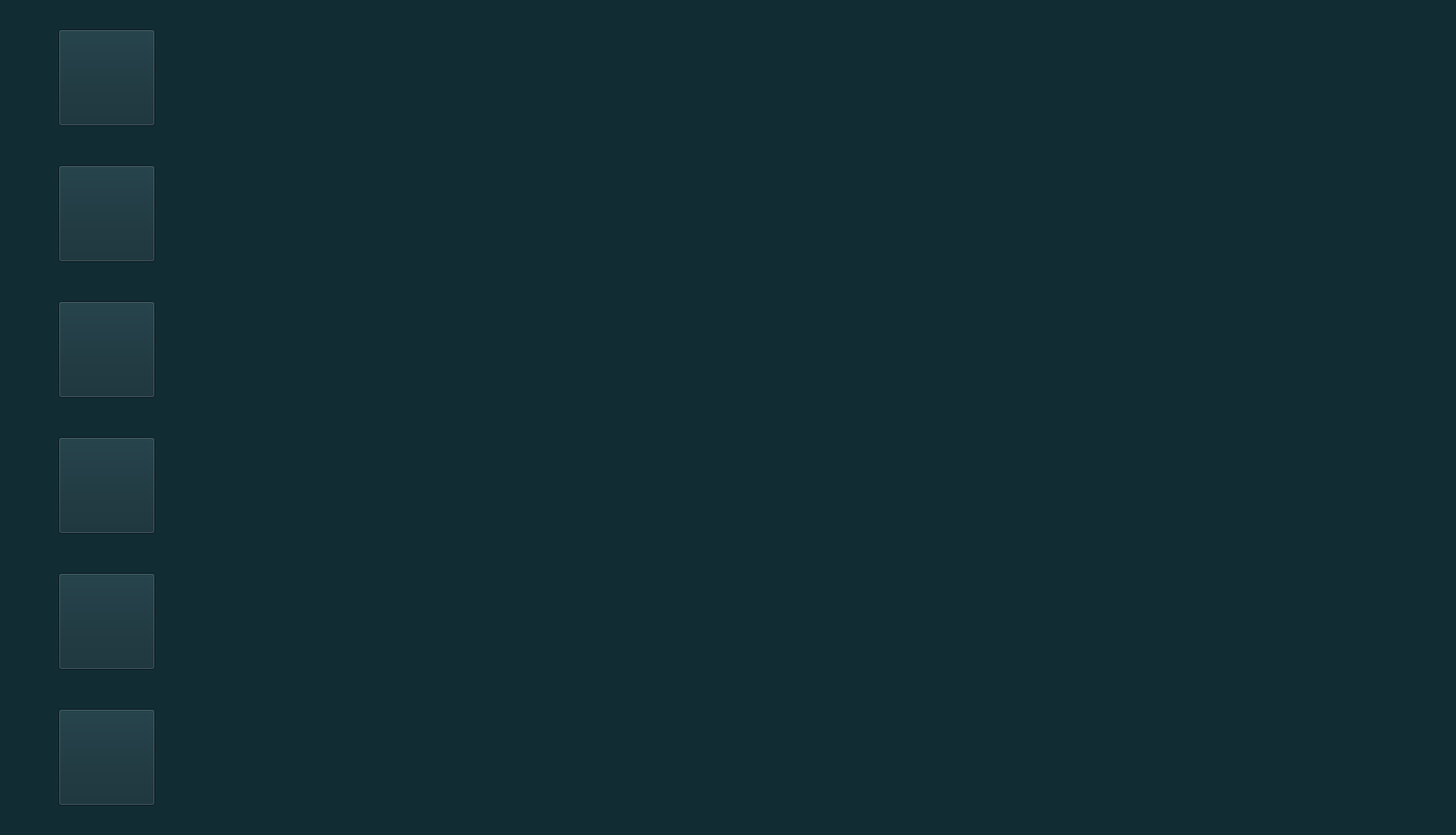
<?xml version="1.0" encoding="UTF-8"?>
<ui version="4.0">
 <class>MainWindow</class>
 <widget class="QMainWindow" name="MainWindow">
  <property name="geometry">
   <rect>
    <x>0</x>
    <y>0</y>
    <width>1500</width>
    <height>860</height>
   </rect>
  </property>
  <property name="windowTitle">
   <string>MainWindow</string>
  </property>
  <property name="styleSheet">
   <string notr="true">background-color: rgb(18, 44, 52);</string>
  </property>
  <widget class="QWidget" name="centralWidget">
   <widget class="QPushButton" name="vehicle1">
    <property name="geometry">
     <rect>
      <x>60</x>
      <y>30</y>
      <width>100</width>
      <height>100</height>
     </rect>
    </property>
    <property name="styleSheet">
     <string notr="true">border-image: url(:/images/acura.png) 0 0 0 0 stretch stretch;</string>
    </property>
    <property name="text">
     <string/>
    </property>
   </widget>
   <widget class="QPushButton" name="vehicle2">
    <property name="geometry">
     <rect>
      <x>60</x>
      <y>170</y>
      <width>100</width>
      <height>100</height>
     </rect>
    </property>
    <property name="styleSheet">
     <string notr="true">border-image: url(:/images/jose.png) 0 0 0 0 stretch;</string>
    </property>
    <property name="text">
     <string/>
    </property>
   </widget>
   <widget class="QPushButton" name="vehicle3">
    <property name="geometry">
     <rect>
      <x>60</x>
      <y>310</y>
      <width>100</width>
      <height>100</height>
     </rect>
    </property>
    <property name="styleSheet">
     <string notr="true">border-image: url(:/images/mitsubishi.png) 0 0 0 0 stretch stretch;</string>
    </property>
    <property name="text">
     <string/>
    </property>
   </widget>
   <widget class="QPushButton" name="vehicle4">
    <property name="geometry">
     <rect>
      <x>60</x>
      <y>450</y>
      <width>100</width>
      <height>100</height>
     </rect>
    </property>
    <property name="styleSheet">
     <string notr="true">border-image: url(:/images/volkswagen.png);</string>
    </property>
    <property name="text">
     <string/>
    </property>
   </widget>
   <widget class="QPushButton" name="vehicle5">
    <property name="geometry">
     <rect>
      <x>60</x>
      <y>590</y>
      <width>100</width>
      <height>100</height>
     </rect>
    </property>
    <property name="styleSheet">
     <string notr="true">border-image: url(:/images/buick.png);</string>
    </property>
    <property name="text">
     <string/>
    </property>
   </widget>
   <widget class="QPushButton" name="vehicle6">
    <property name="geometry">
     <rect>
      <x>60</x>
      <y>730</y>
      <width>100</width>
      <height>100</height>
     </rect>
    </property>
    <property name="styleSheet">
     <string notr="true">border-image: url(:/images/peugeot.png) </string>
    </property>
    <property name="text">
     <string/>
    </property>
   </widget>
  </widget>
  <widget class="QStatusBar" name="statusBar"/>
 </widget>
 <layoutdefault spacing="6" margin="11"/>
 <resources/>
 <connections/>
</ui>
